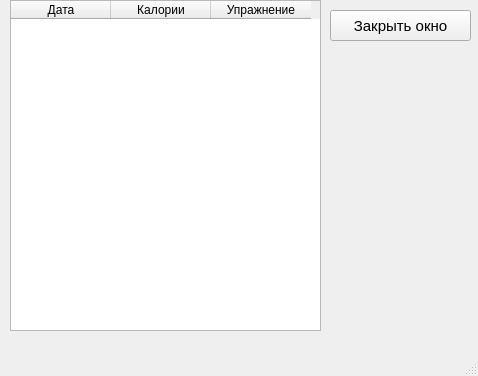
<?xml version="1.0" encoding="UTF-8"?>
<ui version="4.0">
 <class>MainWindow_History</class>
 <widget class="QMainWindow" name="MainWindow_History">
  <property name="windowModality">
   <enum>Qt::NonModal</enum>
  </property>
  <property name="geometry">
   <rect>
    <x>0</x>
    <y>0</y>
    <width>478</width>
    <height>376</height>
   </rect>
  </property>
  <property name="windowTitle">
   <string>MainWindow</string>
  </property>
  <widget class="QWidget" name="centralwidget">
   <widget class="QTableWidget" name="tableWidget">
    <property name="geometry">
     <rect>
      <x>10</x>
      <y>0</y>
      <width>311</width>
      <height>331</height>
     </rect>
    </property>
    <column>
     <property name="text">
      <string>Дата</string>
     </property>
    </column>
    <column>
     <property name="text">
      <string>Калории</string>
     </property>
    </column>
    <column>
     <property name="text">
      <string>Упражнение</string>
     </property>
    </column>
   </widget>
   <widget class="QPushButton" name="btnClose">
    <property name="geometry">
     <rect>
      <x>330</x>
      <y>10</y>
      <width>141</width>
      <height>31</height>
     </rect>
    </property>
    <property name="font">
     <font>
      <pointsize>11</pointsize>
     </font>
    </property>
    <property name="text">
     <string>Закрыть окно</string>
    </property>
   </widget>
  </widget>
  <widget class="QMenuBar" name="menubar">
   <property name="geometry">
    <rect>
     <x>0</x>
     <y>0</y>
     <width>478</width>
     <height>21</height>
    </rect>
   </property>
  </widget>
  <widget class="QStatusBar" name="statusbar"/>
 </widget>
 <resources/>
 <connections/>
</ui>
